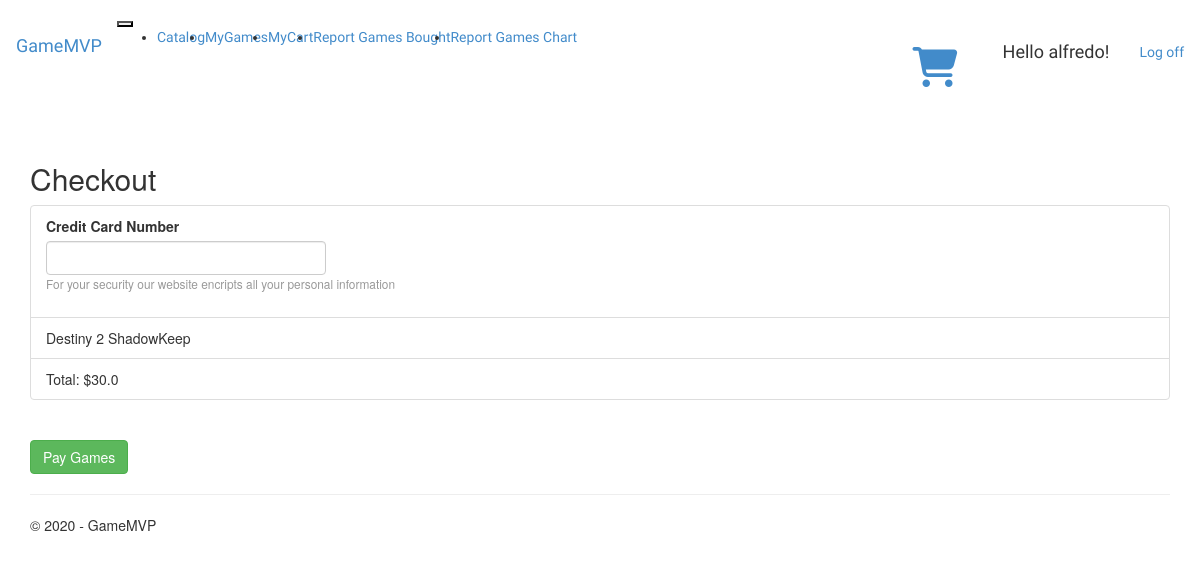
The app's page /Checkout/ (signed in), older data.
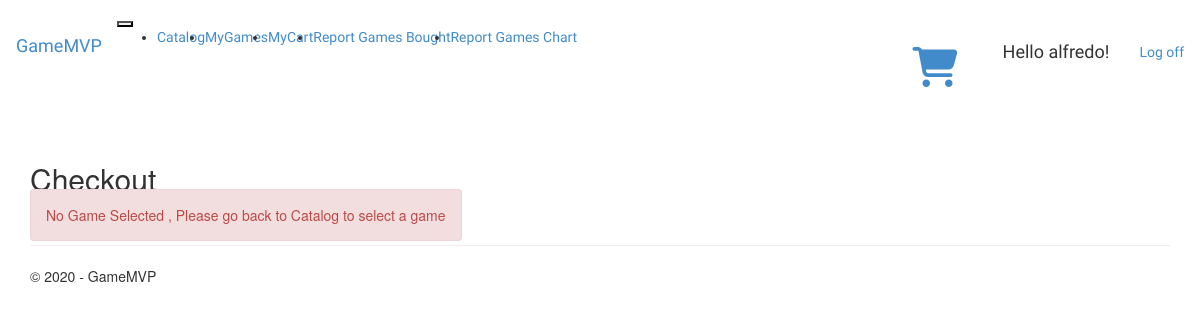
The same page, newer data.
### app/models.py (models this page shows, shortened)
class cart(models.Model):
    user=models.ForeignKey(settings.AUTH_USER_MODEL,on_delete=models.CASCADE)
    product=models.ForeignKey(Product,on_delete=models.CASCADE)

class Product(models.Model):
    name=models.CharField(max_length=255)
    description=models.TextField()
    front_Image=models.URLField()
    categories=models.ManyToManyField(category)
    tags=models.ManyToManyField(tag)
    price=models.FloatField()
    GameDate=models.DateField()

### app/views.py (the view)
# urls.py: path('Checkout/',views.Checkout,name="Checkout"),
def Checkout(request):
    assert isinstance(request,HttpRequest)
    current_user=request.user
    cartlist=cart.objects.all().filter(user=current_user).select_related('product')
    TotalPrice=0
    for prod in cartlist:
        TotalPrice=TotalPrice+prod.product.price
    return render(
        request,
        'app/Checkout.html',
        {
            'title':'Checkout',
            'message':'Checkout',
            'year':datetime.now().year,
            'cartlist':cartlist,
            'TotalPrice':TotalPrice
        })

### app/templates/app/Checkout.html (shortened to what this page needs)
{% extends "app/layout.html" %}
{% block content %}
<link href="../../static/app/content/Catalog.css" rel="stylesheet" />
<h2>Checkout</h2>
<form action="../PayGames/" method="post" class="">
    {% if cartlist %}
    <ul class="list-group">
        <li class="list-group-item">
            <div class="form-group">
                <label for="txt_credit_card">Credit Card Number</label>
                <input type="text" class="form-control" id="txt_credit_card" name="creditcard" aria-describedby="creditHelp" required>
                <small id="creditHelp" class="form-text text-muted">For your security our website encripts all your personal information</small>
            </div>
        </li>
        {% for game in cartlist %}
        <li class="list-group-item">{{game.product.name}}</li>
        {% endfor %}
        <li class="list-group-item list-group-item-info">Total: ${{TotalPrice}}</li>
    </ul>
    <br />
    <button class="btn btn-success">Pay Games</button>
    {% else %}
    <alert class="alert alert-danger">No Game Selected , Please go back to Catalog to select a game</alert>
    {% endif %}
</form>
    {% endblock %}

Row changes from the older to the newer data that the page shows:
removed cart: product.name "Destiny 2 ShadowKeep"
Text that changed along with them:
{{ TotalPrice }}: "30.0" → (not shown)
text no longer shown: "Credit Card Number For your security our website encripts all your personal information Total: $ Pay Games"
text now shown: "No Game Selected , Please go back to Catalog to select a game"
